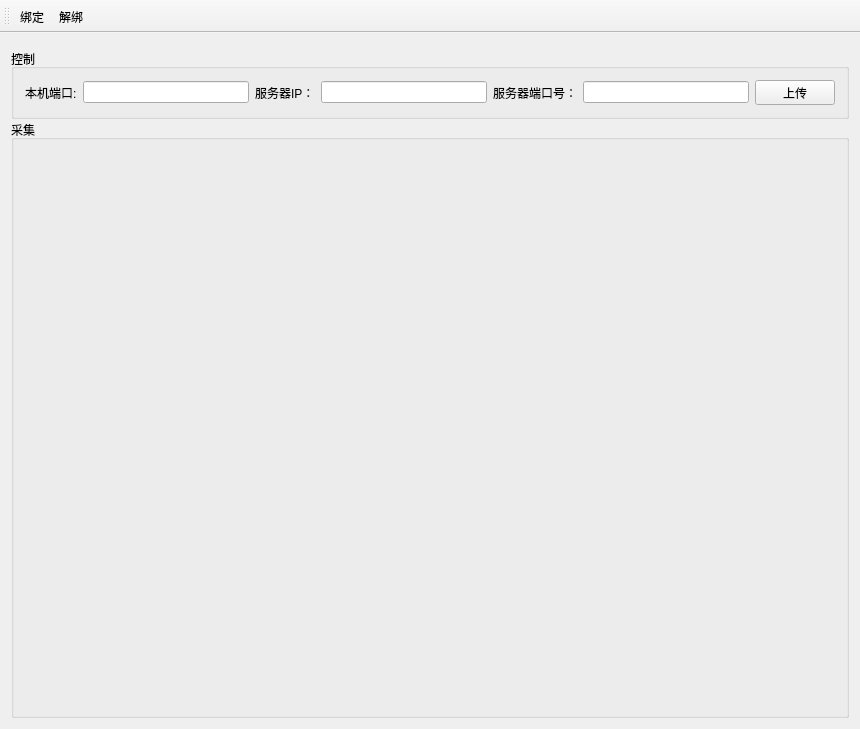
<?xml version="1.0" encoding="UTF-8"?>
<ui version="4.0">
 <class>MainWindow</class>
 <widget class="QMainWindow" name="MainWindow">
  <property name="geometry">
   <rect>
    <x>0</x>
    <y>0</y>
    <width>860</width>
    <height>729</height>
   </rect>
  </property>
  <property name="windowTitle">
   <string>多路监控C端</string>
  </property>
  <widget class="QWidget" name="centralWidget">
   <layout class="QVBoxLayout" name="verticalLayout_2">
    <item>
     <layout class="QVBoxLayout" name="verticalLayout">
      <item>
       <widget class="QGroupBox" name="groupBox_2">
        <property name="sizePolicy">
         <sizepolicy hsizetype="Preferred" vsizetype="Maximum">
          <horstretch>0</horstretch>
          <verstretch>71</verstretch>
         </sizepolicy>
        </property>
        <property name="minimumSize">
         <size>
          <width>0</width>
          <height>70</height>
         </size>
        </property>
        <property name="maximumSize">
         <size>
          <width>16777215</width>
          <height>60</height>
         </size>
        </property>
        <property name="title">
         <string>控制</string>
        </property>
        <layout class="QHBoxLayout" name="horizontalLayout_2">
         <item>
          <layout class="QHBoxLayout" name="horizontalLayout">
           <item>
            <widget class="QLabel" name="label_3">
             <property name="text">
              <string>本机端口:</string>
             </property>
            </widget>
           </item>
           <item>
            <widget class="QLineEdit" name="lineEditLocalPort"/>
           </item>
           <item>
            <widget class="QLabel" name="label">
             <property name="text">
              <string>服务器IP：</string>
             </property>
            </widget>
           </item>
           <item>
            <widget class="QLineEdit" name="lineEditTargetAddrIp"/>
           </item>
           <item>
            <widget class="QLabel" name="label_2">
             <property name="text">
              <string>服务器端口号：</string>
             </property>
            </widget>
           </item>
           <item>
            <widget class="QLineEdit" name="lineEditTargetPort"/>
           </item>
           <item>
            <widget class="QPushButton" name="btnSend">
             <property name="text">
              <string>上传</string>
             </property>
            </widget>
           </item>
          </layout>
         </item>
        </layout>
       </widget>
      </item>
      <item>
       <widget class="QGroupBox" name="groupBox">
        <property name="title">
         <string>采集</string>
        </property>
        <layout class="QHBoxLayout" name="horizontalLayout_4">
         <item>
          <widget class="QCameraViewfinder" name="CameraWidget" native="true">
           <property name="sizePolicy">
            <sizepolicy hsizetype="Fixed" vsizetype="Preferred">
             <horstretch>0</horstretch>
             <verstretch>0</verstretch>
            </sizepolicy>
           </property>
           <property name="minimumSize">
            <size>
             <width>640</width>
             <height>480</height>
            </size>
           </property>
           <property name="maximumSize">
            <size>
             <width>640</width>
             <height>480</height>
            </size>
           </property>
          </widget>
         </item>
        </layout>
       </widget>
      </item>
     </layout>
    </item>
   </layout>
  </widget>
  <widget class="QMenuBar" name="menuBar">
   <property name="geometry">
    <rect>
     <x>0</x>
     <y>0</y>
     <width>860</width>
     <height>28</height>
    </rect>
   </property>
  </widget>
  <widget class="QToolBar" name="mainToolBar">
   <attribute name="toolBarArea">
    <enum>TopToolBarArea</enum>
   </attribute>
   <attribute name="toolBarBreak">
    <bool>false</bool>
   </attribute>
   <addaction name="actionBind"/>
   <addaction name="actionUnBind"/>
  </widget>
  <action name="actionBind">
   <property name="text">
    <string>绑定</string>
   </property>
  </action>
  <action name="actionUnBind">
   <property name="text">
    <string>解绑</string>
   </property>
  </action>
 </widget>
 <layoutdefault spacing="6" margin="11"/>
 <customwidgets>
  <customwidget>
   <class>QCameraViewfinder</class>
   <extends>QWidget</extends>
   <header location="global">qcameraviewfinder.h</header>
   <container>1</container>
  </customwidget>
 </customwidgets>
 <resources/>
 <connections/>
</ui>
